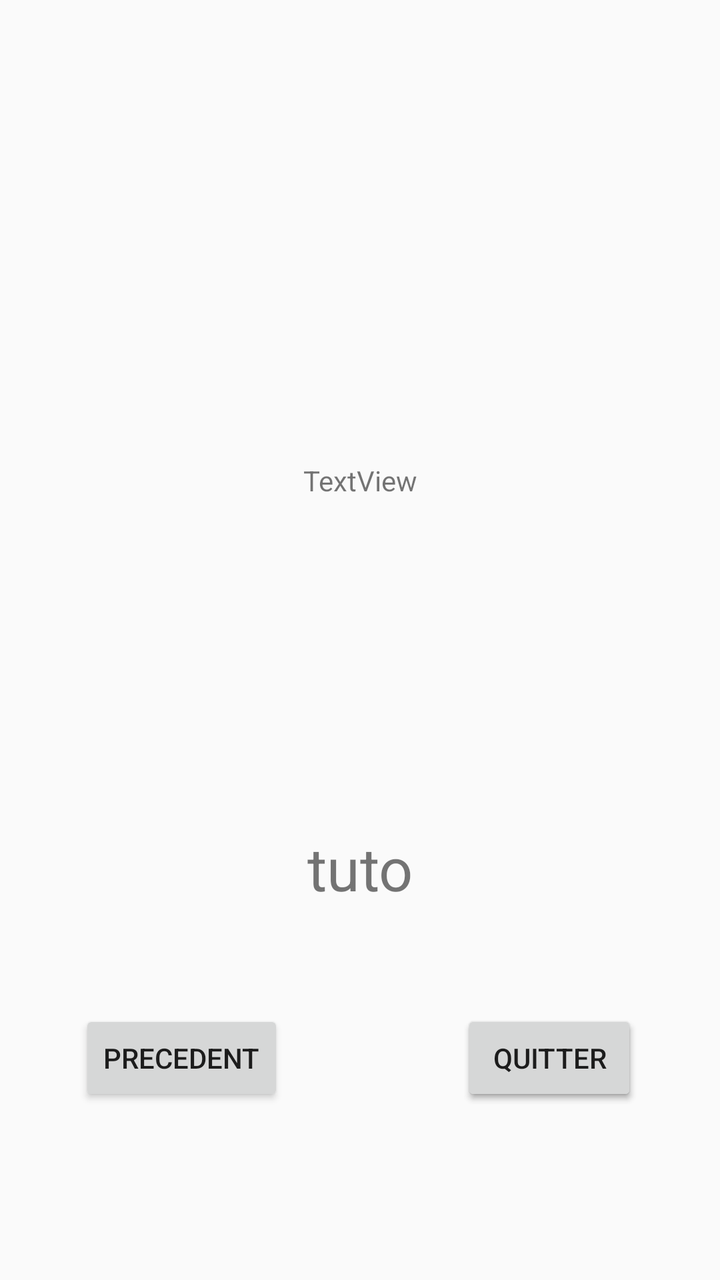
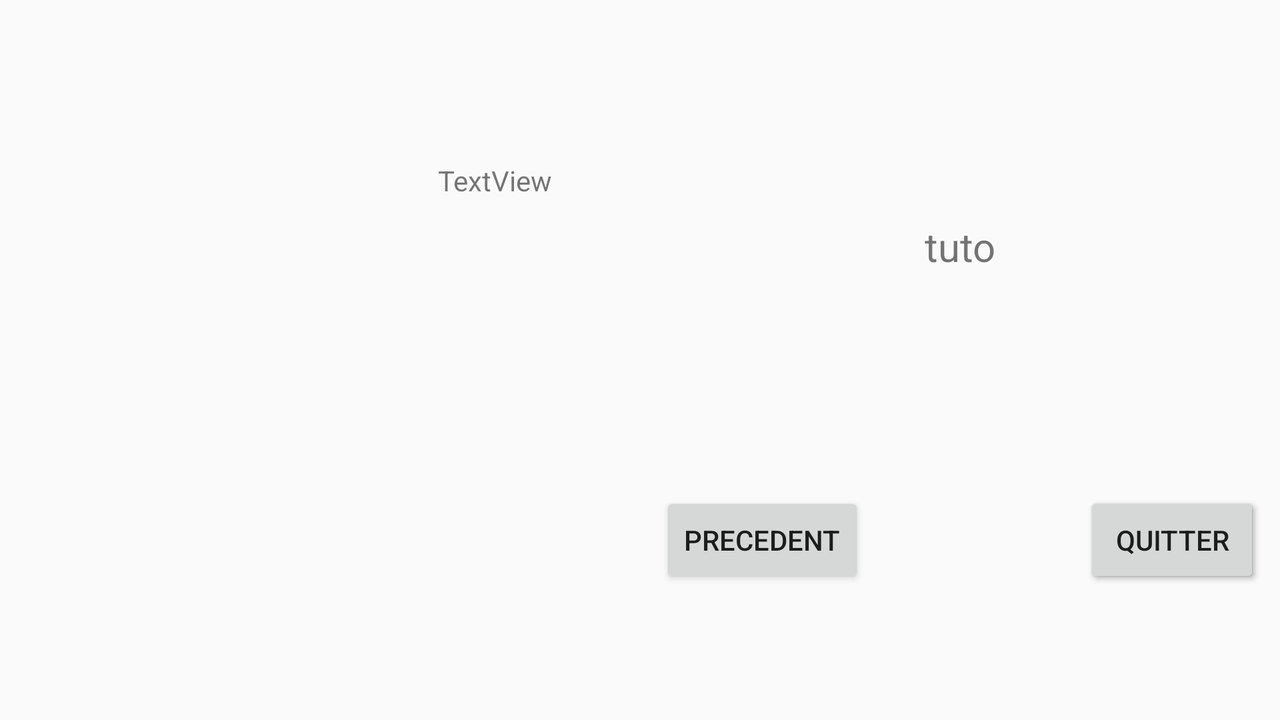

First picture: res/layout/ on a phone held upright. Second picture: the repository's own variant of that layout, on a device whose configuration matches the variant's folder. Source for both follows.
<!-- AndroidManifest.xml: application theme Theme.Apadnom -->
<!-- res/layout/activity_tutoriel.xml -->
<?xml version="1.0" encoding="utf-8"?>
<androidx.constraintlayout.widget.ConstraintLayout xmlns:android="http://schemas.android.com/apk/res/android"
    xmlns:app="http://schemas.android.com/apk/res-auto"
    xmlns:tools="http://schemas.android.com/tools"
    android:id="@+id/layout"
    android:layout_width="match_parent"
    android:layout_height="match_parent"
    android:orientation="vertical"
    tools:context="activities.menu.TutorielActivity">

    <RelativeLayout
        android:id="@+id/board"
        android:layout_width="wrap_content"
        android:layout_height="wrap_content"
        app:layout_constraintBottom_toTopOf="@+id/guideline7"
        app:layout_constraintEnd_toEndOf="parent"
        app:layout_constraintStart_toStartOf="parent"
        app:layout_constraintTop_toTopOf="parent"
        tools:ignore="MissingConstraints">

        <RelativeLayout
            android:id="@+id/possibilites"
            android:layout_width="wrap_content"
            android:layout_height="wrap_content">

        </RelativeLayout>
    </RelativeLayout>

    <TextView
        android:id="@+id/nb_jump_w"
        android:layout_width="wrap_content"
        android:layout_height="wrap_content"
        android:layout_x="185dp"
        android:layout_y="606dp"
        android:text="@string/textview"
        app:layout_constraintBottom_toBottomOf="parent"
        app:layout_constraintEnd_toEndOf="parent"
        app:layout_constraintStart_toStartOf="parent"
        app:layout_constraintTop_toBottomOf="@+id/board"
        app:layout_constraintVertical_bias="0.153"
        tools:ignore="MissingConstraints" />

    <Button
        android:id="@+id/suivant"
        android:layout_width="wrap_content"
        android:layout_height="wrap_content"
        android:layout_x="294dp"
        android:layout_y="612dp"
        android:text="@string/suivant"
        app:layout_constraintBottom_toBottomOf="parent"
        app:layout_constraintEnd_toEndOf="parent"
        app:layout_constraintHorizontal_bias="0.551"
        app:layout_constraintStart_toStartOf="@+id/guideline6"
        app:layout_constraintTop_toTopOf="@+id/guideline7"
        app:layout_constraintVertical_bias="0.68"
        tools:ignore="MissingConstraints" />

    <Button
        android:id="@+id/quitter"
        android:layout_width="wrap_content"
        android:layout_height="wrap_content"
        android:layout_x="294dp"
        android:layout_y="612dp"
        android:text="@string/quitter"
        app:layout_constraintBottom_toBottomOf="parent"
        app:layout_constraintEnd_toEndOf="parent"
        app:layout_constraintHorizontal_bias="0.551"
        app:layout_constraintStart_toStartOf="@+id/guideline6"
        app:layout_constraintTop_toTopOf="@+id/guideline7"
        app:layout_constraintVertical_bias="0.68"
        tools:ignore="MissingConstraints" />

    <TextView
        android:id="@+id/tutoriel"
        android:layout_width="match_parent"
        android:layout_height="wrap_content"
        android:layout_marginLeft="20dp"
        android:layout_marginRight="20dp"
        android:layout_y="400dp"
        android:gravity="center_horizontal"
        android:text="@string/tuto"
        android:textSize="30sp"
        app:layout_constraintBottom_toBottomOf="parent"
        app:layout_constraintEnd_toEndOf="parent"
        app:layout_constraintHorizontal_bias="0.492"
        app:layout_constraintStart_toStartOf="parent"
        app:layout_constraintTop_toTopOf="parent"
        app:layout_constraintVertical_bias="0.69"
        tools:ignore="MissingConstraints" />

    <Button
        android:id="@+id/precedent"
        android:layout_width="wrap_content"
        android:layout_height="wrap_content"
        android:layout_x="38dp"
        android:layout_y="614dp"
        android:text="@string/precedent"
        app:layout_constraintBottom_toBottomOf="parent"
        app:layout_constraintEnd_toStartOf="@+id/guideline6"
        app:layout_constraintHorizontal_bias="0.51"
        app:layout_constraintStart_toStartOf="parent"
        app:layout_constraintTop_toTopOf="@+id/guideline7"
        app:layout_constraintVertical_bias="0.68"
        tools:ignore="MissingConstraints" />

    <androidx.constraintlayout.widget.Guideline
        android:id="@+id/guideline6"
        android:layout_width="wrap_content"
        android:layout_height="wrap_content"
        android:orientation="vertical"
        app:layout_constraintGuide_begin="196dp"
        app:layout_constraintGuide_percent="0.5" />

    <androidx.constraintlayout.widget.Guideline
        android:id="@+id/guideline7"
        android:layout_width="wrap_content"
        android:layout_height="wrap_content"
        android:orientation="horizontal"
        app:layout_constraintGuide_end="317dp"
        app:layout_constraintGuide_percent="0.5" />


</androidx.constraintlayout.widget.ConstraintLayout>
<!-- resources referenced by this layout -->
<resources>
  <string name="precedent">Precedent</string>
  <string name="quitter">Quitter</string>
  <string name="suivant">Suivant</string>
  <string name="textview">TextView</string>
  <string name="tuto">tuto</string>
  <style name="Theme.Apadnom" parent="Theme.AppCompat.Light.NoActionBar">
          
          <item name="colorPrimary">@color/purple_500</item>
          <item name="colorPrimaryVariant">@color/purple_700</item>
          <item name="colorOnPrimary">@color/white</item>
          
          <item name="colorSecondary">@color/teal_200</item>
          <item name="colorSecondaryVariant">@color/teal_700</item>
          <item name="colorOnSecondary">@color/black</item>
          
          <item name="android:statusBarColor" tools:targetApi="l">?attr/colorPrimaryVariant</item>
          
      </style>
  <color name="purple_500">#FF6200EE</color>
  <color name="purple_700">#FF3700B3</color>
  <color name="white">#FFFFFFFF</color>
  <color name="teal_200">#FF03DAC5</color>
  <color name="teal_700">#FF018786</color>
  <color name="black">#FF000000</color>
</resources>
<!-- res/layout-land/activity_tutoriel.xml (the repository's variant of the layout above) -->
<!-- drawn on the phone turned sideways -->
<?xml version="1.0" encoding="utf-8"?>
<androidx.constraintlayout.widget.ConstraintLayout xmlns:android="http://schemas.android.com/apk/res/android"
    xmlns:app="http://schemas.android.com/apk/res-auto"
    xmlns:tools="http://schemas.android.com/tools"
    android:id="@+id/layout"
    android:layout_width="match_parent"
    android:layout_height="match_parent"
    android:orientation="vertical"
    tools:context="activities.menu.TutorielActivity">

    <RelativeLayout
        android:id="@+id/board"
        android:layout_width="wrap_content"
        android:layout_height="wrap_content"
        app:layout_constraintBottom_toBottomOf="parent"
        app:layout_constraintEnd_toStartOf="@+id/tutoriel"
        app:layout_constraintStart_toStartOf="parent"
        app:layout_constraintTop_toTopOf="parent"
        tools:ignore="MissingConstraints">

        <RelativeLayout
            android:id="@+id/possibilites"
            android:layout_width="wrap_content"
            android:layout_height="wrap_content"
            app:layout_constraintStart_toStartOf="parent"
            tools:layout_editor_absoluteY="126dp">

        </RelativeLayout>

    </RelativeLayout>

    <TextView
        android:id="@+id/nb_jump_w"
        android:layout_width="wrap_content"
        android:layout_height="wrap_content"
        android:layout_x="185dp"
        android:layout_y="606dp"
        android:text="@string/textview"
        app:layout_constraintBottom_toTopOf="@+id/board"
        app:layout_constraintEnd_toStartOf="@+id/tutoriel"
        app:layout_constraintStart_toEndOf="@+id/board"
        app:layout_constraintTop_toTopOf="parent"
        tools:ignore="MissingConstraints" />

    <Button
        android:id="@+id/suivant"
        android:layout_width="wrap_content"
        android:layout_height="wrap_content"
        android:layout_x="294dp"
        android:layout_y="612dp"
        android:text="@string/suivant"
        app:layout_constraintBottom_toBottomOf="parent"
        app:layout_constraintEnd_toEndOf="@+id/tutoriel"
        app:layout_constraintTop_toTopOf="@+id/guideline7"
        tools:ignore="MissingConstraints" />

    <Button
        android:id="@+id/quitter"
        android:layout_width="wrap_content"
        android:layout_height="wrap_content"
        android:layout_x="294dp"
        android:layout_y="612dp"
        android:text="@string/quitter"
        app:layout_constraintBottom_toBottomOf="parent"
        app:layout_constraintEnd_toEndOf="@+id/tutoriel"
        app:layout_constraintTop_toTopOf="@+id/guideline7"
        tools:ignore="MissingConstraints" />

    <TextView
        android:id="@+id/tutoriel"
        android:layout_width="300dp"
        android:layout_height="wrap_content"
        android:layout_y="400dp"
        android:gravity="center_horizontal"
        android:text="@string/tuto"
        android:textSize="20sp"
        app:layout_constraintBottom_toTopOf="@+id/precedent"
        app:layout_constraintEnd_toEndOf="parent"
        app:layout_constraintStart_toStartOf="@+id/guideline6"
        app:layout_constraintTop_toTopOf="parent"
        tools:ignore="MissingConstraints" />

    <Button
        android:id="@+id/precedent"
        android:layout_width="wrap_content"
        android:layout_height="wrap_content"
        android:layout_x="38dp"
        android:layout_y="614dp"
        android:text="@string/precedent"
        app:layout_constraintBottom_toBottomOf="parent"
        app:layout_constraintStart_toStartOf="@+id/tutoriel"
        app:layout_constraintTop_toTopOf="@+id/guideline7"
        tools:ignore="MissingConstraints" />

    <androidx.constraintlayout.widget.Guideline
        android:id="@+id/guideline6"
        android:layout_width="wrap_content"
        android:layout_height="wrap_content"
        android:orientation="vertical"
        app:layout_constraintGuide_begin="366dp"
        app:layout_constraintGuide_percent="0.5"/>

    <androidx.constraintlayout.widget.Guideline
        android:id="@+id/guideline7"
        android:layout_width="wrap_content"
        android:layout_height="wrap_content"
        android:orientation="horizontal"
        app:layout_constraintGuide_end="206dp"
        app:layout_constraintGuide_percent="0.5"/>


</androidx.constraintlayout.widget.ConstraintLayout>
